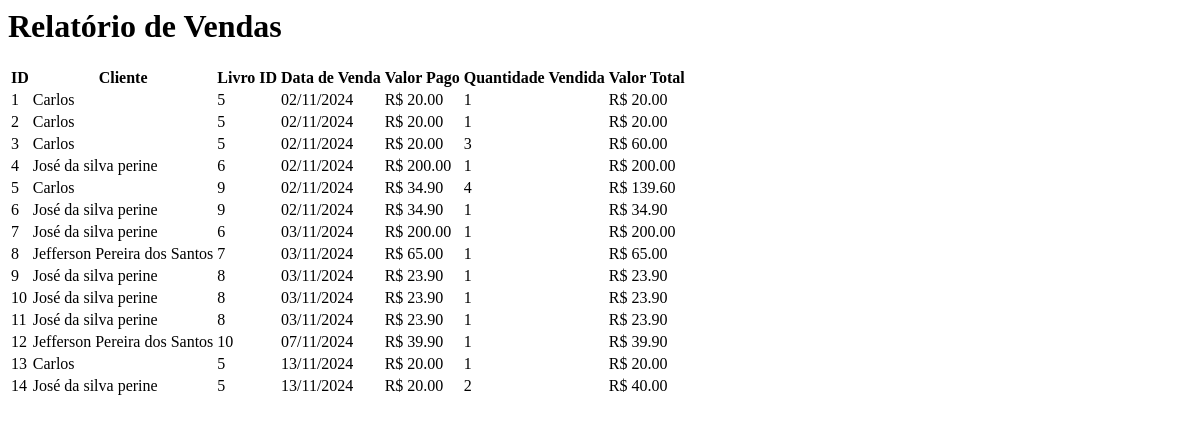
Before: /relatorio-vendas with the older database file.
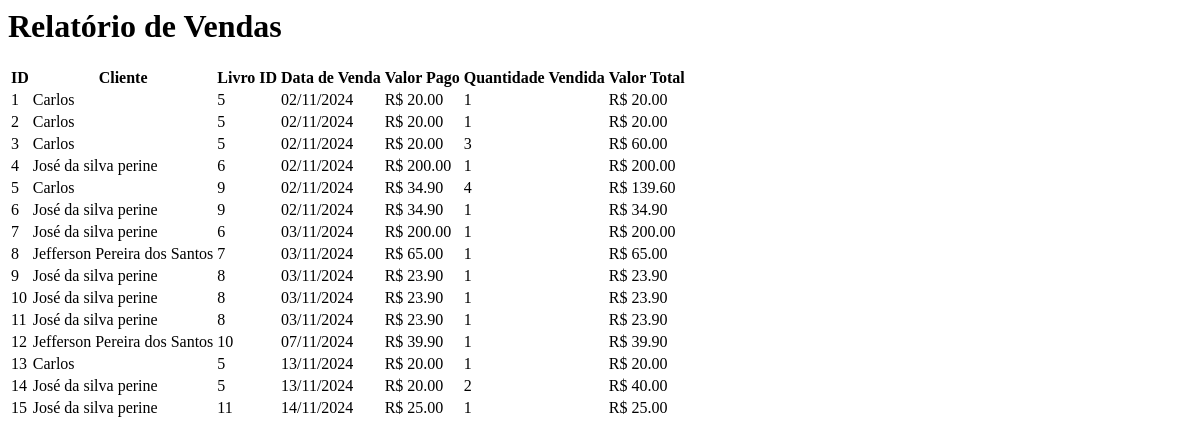
After: the same page with the newer database file.
### models.py (models this page shows, shortened)
class Venda(db.Model):
    id = db.Column(db.Integer, primary_key=True)
    cliente_id = db.Column(db.Integer, db.ForeignKey('cliente.id'), nullable=False)
    livro_id = db.Column(db.Integer, db.ForeignKey('livro.id'), nullable=False)
    data_venda = db.Column(db.DateTime, default=datetime.utcnow)
    valor_pago = db.Column(Float)
    quantidade_vendida = db.Column(db.Integer, nullable=False)
    valor_total = db.Column(db.Float, nullable=False)
    cliente = db.relationship('Cliente', backref=db.backref('vendas', lazy=True))
    livro = db.relationship('Livro', backref=db.backref('vendas', lazy=True))

class Cliente(db.Model):
    id = db.Column(db.Integer, primary_key=True)
    nome_completo = db.Column(db.String(100), nullable=False)
    data_nascimento = db.Column(db.String(10), nullable=False)
    identidade = db.Column(db.String(50), nullable=False)
    telefone = db.Column(db.String(20), nullable=False)
    email = db.Column(db.String(100), nullable=False)
    rua = db.Column(db.String(100), nullable=False)
    cep = db.Column(db.String(9), nullable=False)
    bairro = db.Column(db.String(100), nullable=False)
    cidade = db.Column(db.String(50), nullable=False)
    profissao = db.Column(db.String(50), nullable=False)
    escolaridade = db.Column(db.String(50), nullable=False)
    data_cadastro = db.Column(db.DateTime, default=datetime.utcnow)

### app.py (the view)
@app.route('/relatorio-vendas')
def relatorio_vendas():
    vendas = Venda.query.join(Cliente).all()
    vendas_dia = db.session.query(Venda).filter(Venda.data_venda == datetime.now(timezone.utc).date()).all()
    vendas_semana = db.session.query(Venda).filter(Venda.data_venda >= datetime.now(timezone.utc) - timedelta(weeks=1)).all()
    vendas_dia_total = sum([v.valor_total for v in vendas_dia])
    vendas_semana_total = sum([v.valor_total for v in vendas_semana])
    return render_template('relatorio_vendas.html', vendas=vendas, vendas_dia=vendas_dia, vendas_semana=vendas_semana,
                           vendas_dia_total=vendas_dia_total, vendas_semana_total=vendas_semana_total)

### templates/relatorio_vendas.html
{% block content %}
<div class="container mt-5">
    <h1 class="mb-4 text-primary">Relatório de Vendas</h1>
    <div class="table-responsive">
        <table class="table table-striped table-bordered">
            <thead class="thead-dark">
                <tr>
                    <th scope="col">ID</th>
                    <th scope="col">Cliente</th>
                    <th scope="col">Livro ID</th>
                    <th scope="col">Data de Venda</th>
                    <th scope="col">Valor Pago</th>
                    <th scope="col">Quantidade Vendida</th>
                    <th scope="col">Valor Total</th>
                </tr>
            </thead>
            <tbody>
                {% for venda in vendas %}
                <tr>
                    <td>{{ venda.id }}</td>
                    <td>{{ venda.cliente.nome_completo if venda.cliente else 'Cliente Não Encontrado' }}</td>
                    <td>{{ venda.livro_id }}</td>
                    <td>{{ venda.data_venda.strftime('%d/%m/%Y') }}</td>
                    <td>R$ {{ "{:.2f}".format(venda.valor_pago) }}</td>
                    <td>{{ venda.quantidade_vendida }}</td>
                    <td>R$ {{ "{:.2f}".format(venda.valor_total) }}</td>
                </tr>
                {% endfor %}
            </tbody>
        </table>
    </div>
</div>
{% endblock %}

Changed rows visible on the page:
added Venda: id "15", cliente "José da silva perine", livro_id "11", data_venda "14/11/2024", valor_pago "25.00", quantidade_vendida "1", valor_total "25.00"
